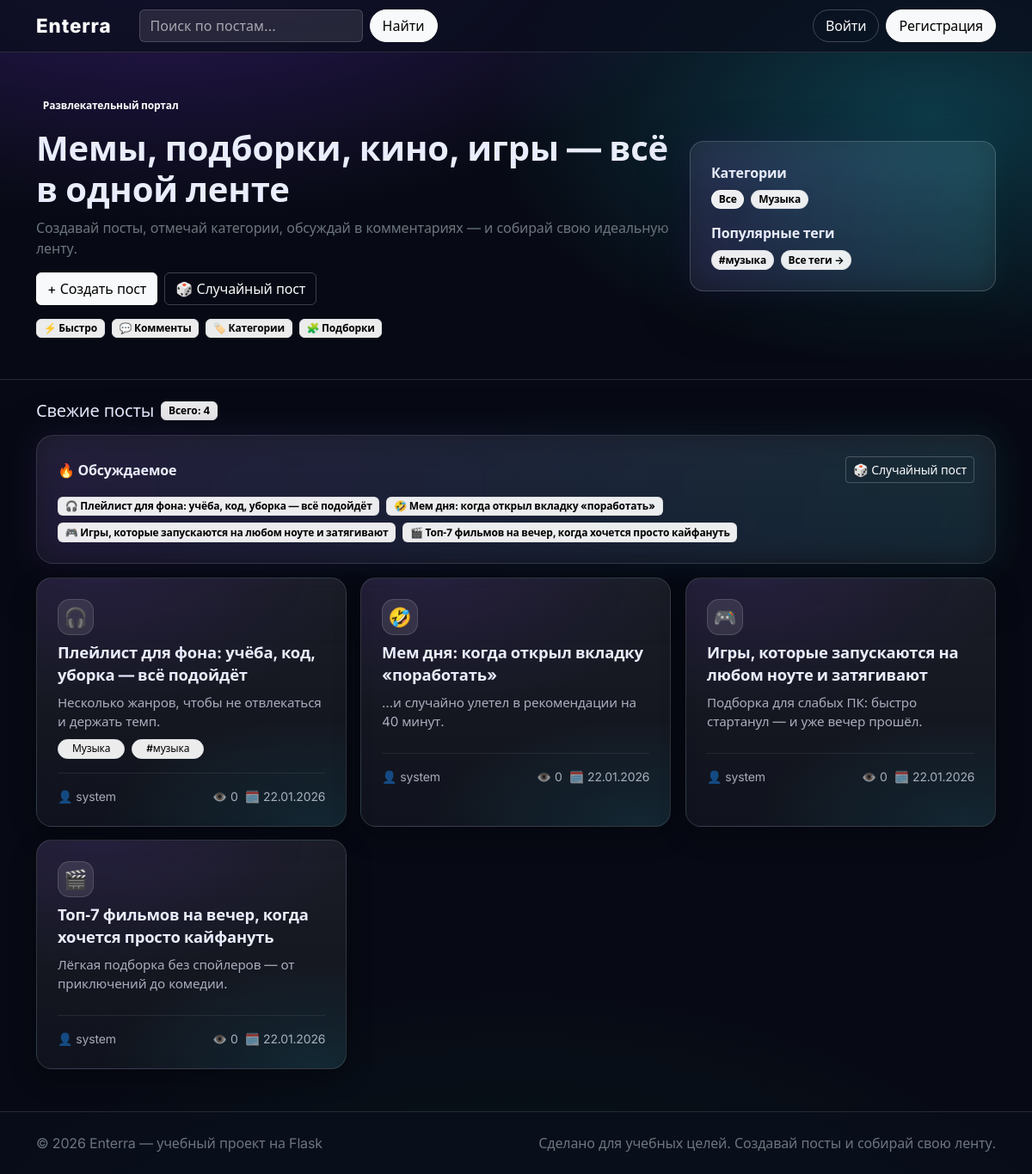
The page / on the database its author committed.
### portal/models.py (models this page shows, shortened)
class Category(db.Model):
    id = db.Column(db.Integer, primary_key=True)
    slug = db.Column(db.String(64), unique=True, nullable=False, index=True)
    title = db.Column(db.String(64), unique=True, nullable=False)

class Tag(db.Model):
    id = db.Column(db.Integer, primary_key=True)
    name = db.Column(db.String(32), unique=True, nullable=False, index=True)
    slug = db.Column(db.String(32), unique=True, nullable=False, index=True)
    created_at = db.Column(db.DateTime, default=lambda: datetime.now(timezone.utc), nullable=False)

class Post(db.Model):
    id = db.Column(db.Integer, primary_key=True)
    title = db.Column(db.String(140), nullable=False)
    summary = db.Column(db.String(240), nullable=True)
    body = db.Column(db.Text, nullable=False)
    cover_emoji = db.Column(db.String(8), nullable=True)
    media_path = db.Column(db.String(255), nullable=True)
    media_type = db.Column(db.String(16), nullable=True)
    is_published = db.Column(db.Boolean, default=True, nullable=False)
    views = db.Column(db.Integer, default=0, nullable=False)  # Счетчик просмотров
    created_at = db.Column(db.DateTime, default=lambda: datetime.now(timezone.utc), nullable=False, index=True)
    updated_at = db.Column(db.DateTime, default=lambda: datetime.now(timezone.utc), nullable=False)
    author_id = db.Column(db.Integer, db.ForeignKey("user.id"), nullable=False, index=True)
    categories = db.relationship("Category", secondary=post_categories, lazy="subquery")
    tags = db.relationship("Tag", secondary=post_tags, lazy="subquery")
    comments = db.relationship("Comment", backref="post", lazy=True, cascade="all, delete-orphan")
    likes = db.relationship("PostLike", backref="post", lazy=True, cascade="all, delete-orphan")
    tracks = db.relationship("Track", backref="post", lazy=True, cascade="all, delete-orphan", order_by="Track.order")

class User(db.Model, UserMixin):
    id = db.Column(db.Integer, primary_key=True)
    username = db.Column(db.String(32), unique=True, nullable=False, index=True)
    email = db.Column(db.String(255), unique=True, nullable=False, index=True)
    password_hash = db.Column(db.String(255), nullable=False)
    is_admin = db.Column(db.Boolean, default=False, nullable=False)
    created_at = db.Column(db.DateTime, default=lambda: datetime.now(timezone.utc), nullable=False)
    avatar_path = db.Column(db.String(255), nullable=True)
    bio = db.Column(db.String(500), nullable=True)
    is_private = db.Column(db.Boolean, default=False, nullable=False)
    theme_preference = db.Column(db.String(16), default="dark", nullable=False)  # dark, light, auto
    posts = db.relationship("Post", backref="author", lazy=True, cascade="all, delete-orphan")
    comments = db.relationship("Comment", backref="author", lazy=True, cascade="all, delete-orphan")
    likes = db.relationship("PostLike", backref="user", lazy=True, cascade="all, delete-orphan")
    achievements = db.relationship("UserAchievement", backref="user", lazy=True, cascade="all, delete-orphan")
    quiz_results = db.relationship("QuizResult", backref="user", lazy=True, cascade="all, delete-orphan")
    following = db.relationship(
        "Follow",
        foreign_keys="Follow.follower_id",
        backref="follower",
        lazy="dynamic",
        cascade="all, delete-orphan",
    )
    followers = db.relationship(
        "Follow",
        foreign_keys="Follow.followed_id",
        backref="followed",
        lazy="dynamic",
        cascade="all, delete-orphan",
    )

### portal/routes.py (the view)
@bp.get("/")
def index():
    category = request.args.get("category")
    tag_slug = request.args.get("tag")
    q = request.args.get("q")
    query = Post.query.filter_by(is_published=True).order_by(Post.created_at.desc())
    if category:
        query = query.join(Post.categories).filter(Category.slug == category)
    if tag_slug:
        query = query.join(Post.tags).filter(Tag.slug == tag_slug)
    if q:
        like = f"%{q.strip()}%"
        query = query.filter((Post.title.ilike(like)) | (Post.body.ilike(like)))
    recommended_posts = []
    if current_user.is_authenticated and not category and not tag_slug and not q:
        recommended_posts = calculate_recommendations(current_user.id, limit=10)
    posts = query.limit(50).all()
    if recommended_posts:
        existing_ids = {p.id for p in posts}
        new_recommended = [p for p in recommended_posts if p.id not in existing_ids]
        posts = new_recommended[:10] + posts
    trending_rows = (
        db.session.query(Post, func.count(Comment.id).label("comments_count"))
        .outerjoin(Comment, Comment.post_id == Post.id)
        .filter(Post.is_published.is_(True))
        .group_by(Post.id)
        .order_by(func.count(Comment.id).desc(), Post.created_at.desc())
        .limit(5)
        .all()
    )
    trending_posts = [row[0] for row in trending_rows]
    return render_template(
        "index.html",
        posts=posts,
        recommended_posts=recommended_posts,
        trending_posts=trending_posts,
        active_category=category,
        q=q,
        has_recommendations=bool(recommended_posts),
    )

### portal/templates/index.html (shortened to what this page needs)
{% extends "base.html" %}
{% block content %}
  <div class="d-flex flex-wrap align-items-center justify-content-between mt-4 mb-3 gap-2">
    <div class="d-flex align-items-center gap-2">
      <div class="h5 mb-0">Свежие посты</div>
      <span class="badge text-bg-light border">Всего: {{ posts|length }}</span>
    </div>
  </div>
  {% if trending_posts %}
    <div class="portal-panel portal-glow p-3 p-lg-4 mb-3">
      <div class="d-flex align-items-center justify-content-between">
        <div class="fw-bold">🔥 Обсуждаемое</div>
        <a class="btn btn-sm btn-outline-light" href="{{ url_for('main.random_post') }}">🎲 Случайный пост</a>
      </div>
      <div class="d-flex flex-wrap gap-2 mt-3">
        {% for t in trending_posts %}
          <a class="badge text-bg-light portal-pill text-decoration-none" href="{{ url_for('main.post_detail', post_id=t.id) }}">
            {{ t.cover_emoji or "✨" }} {{ t.title[:64] }}{% if t.title|length > 64 %}…{% endif %}
          </a>
        {% endfor %}
      </div>
    </div>
  {% endif %}
  <div class="row g-3">
    {% for post in posts %}
      <div class="col-md-6 col-lg-4">
        <a class="portal-card d-block p-3 p-lg-4 position-relative" href="{{ url_for('main.post_detail', post_id=post.id) }}">
          <div class="d-flex align-items-start justify-content-between gap-2 mb-2">
            <div class="portal-emoji">{{ post.cover_emoji or "✨" }}</div>
          </div>
          <div class="fw-bold mb-2" style="font-size: 1.15rem; line-height: 1.4;">{{ post.title }}</div>
          {% if post.summary %}
            <div class="text-secondary mb-2" style="font-size: 0.95rem; line-height: 1.5;">{{ post.summary }}</div>
          {% elif post.body %}
            <div class="text-secondary mb-2" style="font-size: 0.95rem; line-height: 1.5;">{{ post.body[:120] }}{% if post.body|length > 120 %}…{% endif %}</div>
          {% endif %}
          <div class="d-flex flex-wrap gap-2 mb-3">
            {% for c in post.categories %}
              <span class="badge text-bg-light border rounded-pill px-3" style="font-weight: 500;">{{ c.title }}</span>
            {% endfor %}
            {% for tag in post.tags %}
              <span class="badge text-bg-light border rounded-pill px-3" style="font-weight: 500;">#{{ tag.name }}</span>
            {% endfor %}
          </div>
          <div class="portal-card-footer d-flex justify-content-between align-items-center small">
            <span class="text-secondary d-flex align-items-center gap-1">
              <span style="opacity: 0.8;">👤</span>
              <span>{{ post.author.username }}</span>
            </span>
            <span class="text-secondary d-flex align-items-center gap-2">
              <span class="d-flex align-items-center gap-1">
                <span style="opacity: 0.8;">👁️</span>
                <span>{{ post.views }}</span>
              </span>
              <span class="d-flex align-items-center gap-1">
                <span style="opacity: 0.8;">🗓️</span>
                <span>{{ post.created_at.strftime("%d.%m.%Y") }}</span>
              </span>
            </span>
          </div>
        </a>
      </div>
    {% endfor %}
  </div>
{% endblock %}

### portal/templates/base.html (shortened to what this page needs)
<!doctype html>
<html lang="ru">
  <head>
    <link href="https://cdn.jsdelivr.net/npm/bootstrap@5.3.3/dist/css/bootstrap.min.css" rel="stylesheet">
    <link rel="stylesheet" href="{{ url_for('static', filename='css/app.css') }}">
  </head>
  <body>
    <nav class="navbar navbar-expand-lg navbar-dark sticky-top portal-nav">
      <div class="container">
        <a class="navbar-brand fw-extrabold" href="{{ url_for('main.index') }}">Enterra</a>
        <div class="collapse navbar-collapse" id="nav">
          <form class="d-flex ms-lg-3 me-lg-auto mt-3 mt-lg-0" method="post" action="{{ url_for('main.search') }}">
            <input class="form-control me-2 portal-search" name="q" placeholder="Поиск по постам…" value="{{ q or '' }}">
            <button class="btn btn-light">Найти</button>
          </form>
          <div class="d-flex gap-2 mt-3 mt-lg-0">
            {% if current_user.is_authenticated %}
              <a class="btn btn-primary" href="{{ url_for('main.post_new') }}">+ Пост</a>
              <a class="btn btn-outline-light" href="{{ url_for('main.following_feed') }}">📰 Подписки</a>
              <a class="btn btn-outline-light" href="{{ url_for('main.profile', username=current_user.username) }}">{{ current_user.username }}</a>
              {% if current_user.is_admin %}
                <a class="btn btn-outline-warning" href="{{ url_for('main.admin') }}">Админ</a>
              {% endif %}
              <form method="post" action="{{ url_for('main.toggle_theme') }}" class="d-inline">
                <input type="hidden" name="theme" value="{% if current_user.theme_preference == 'light' %}dark{% else %}light{% endif %}">
                <button class="btn btn-outline-light" type="submit" title="Переключить тему">
                  {% if current_user.theme_preference == 'light' %}🌙{% else %}☀️{% endif %}
                </button>
              </form>
              <form method="post" action="{{ url_for('main.logout') }}">
                <button class="btn btn-outline-light" type="submit">Выйти</button>
              </form>
            {% else %}
              <a class="btn btn-outline-light" href="{{ url_for('main.login') }}">Войти</a>
              <a class="btn btn-light" href="{{ url_for('main.register') }}">Регистрация</a>
            {% endif %}
          </div>
        </div>
      </div>
    </nav>
    <header class="portal-hero">
      <div class="container py-4 py-lg-5">
        <div class="row align-items-center g-4">
          <div class="col-lg-8">
            <div class="badge text-bg-dark-subtle mb-3">Развлекательный портал</div>
            <h1 class="display-6 fw-bold mb-2">Мемы, подборки, кино, игры — всё в одной ленте</h1>
            <div class="text-secondary">Создавай посты, отмечай категории, обсуждай в комментариях — и собирай свою идеальную ленту.</div>
            <div class="d-flex gap-2 mt-3">
              <a class="btn btn-light" href="{{ url_for('main.post_new') }}">+ Создать пост</a>
              <a class="btn btn-outline-light" href="{{ url_for('main.random_post') }}">🎲 Случайный пост</a>
            </div>
            <div class="d-flex flex-wrap gap-2 mt-3">
              <span class="badge text-bg-light border">⚡ Быстро</span>
              <span class="badge text-bg-light border">💬 Комменты</span>
              <span class="badge text-bg-light border">🏷️ Категории</span>
              <span class="badge text-bg-light border">🧩 Подборки</span>
            </div>
          </div>
          <div class="col-lg-4">
            <div class="portal-cats portal-glow p-3 p-lg-4">
              <div class="fw-bold mb-2">Категории</div>
              <div class="d-flex flex-wrap gap-2">
                <a class="badge rounded-pill text-bg-light portal-pill {% if not active_category %}active{% endif %}" href="{{ url_for('main.index') }}">Все</a>
                {% for c in all_categories %}
                  <a class="badge rounded-pill text-bg-light portal-pill {% if active_category == c.slug %}active{% endif %}" href="{{ url_for('main.index', category=c.slug) }}">{{ c.title }}</a>
                {% endfor %}
              </div>
              {% if popular_tags %}
                <div class="fw-bold mb-2 mt-3">Популярные теги</div>
                <div class="d-flex flex-wrap gap-2">
                  {% for tag in popular_tags[:10] %}
                    <a class="badge rounded-pill text-bg-light portal-pill" href="{{ url_for('main.index', tag=tag.slug) }}">#{{ tag.name }}</a>
                  {% endfor %}
                  <a class="badge rounded-pill text-bg-light portal-pill" href="{{ url_for('main.tags_cloud') }}">Все теги →</a>
                </div>
              {% endif %}
            </div>
          </div>
        </div>
      </div>
    </header>
    <main class="container pb-5">
      {% block content %}{% endblock %}
    </main>
    <footer class="portal-footer">
      <div class="container py-4 d-flex flex-column flex-md-row gap-2 justify-content-between">
        <div class="text-secondary">© {{ 2026 }} Enterra — учебный проект на Flask</div>
        <div class="text-secondary">Сделано для учебных целей. Создавай посты и собирай свою ленту.</div>
      </div>
    </footer>
  </body>
</html>

### rows shown on the page
Category: title "Музыка"
Tag: name "музыка"
Post: cover_emoji "🎧", title "Плейлист для фона: учёба, код, уборка — всё подойдёт", summary "Несколько жанров, чтобы не отвлекаться и держать темп.", author.username "system", views "0", created_at "22.01.2026"
Post: cover_emoji "🤣", title "Мем дня: когда открыл вкладку «поработать»", summary "…и случайно улетел в рекомендации на 40 минут.", author.username "system", views "0", created_at "22.01.2026"
Post: cover_emoji "🎮", title "Игры, которые запускаются на любом ноуте и затягивают", summary "Подборка для слабых ПК: быстро стартанул — и уже вечер прошёл.", author.username "system", views "0", created_at "22.01.2026"
Post: cover_emoji "🎬", title "Топ‑7 фильмов на вечер, когда хочется просто кайфануть", summary "Лёгкая подборка без спойлеров — от приключений до комедии.", author.username "system", views "0", created_at "22.01.2026"

### other values the page prints
{{ posts|length }} "4"
{{ 2026 }} "2026"
